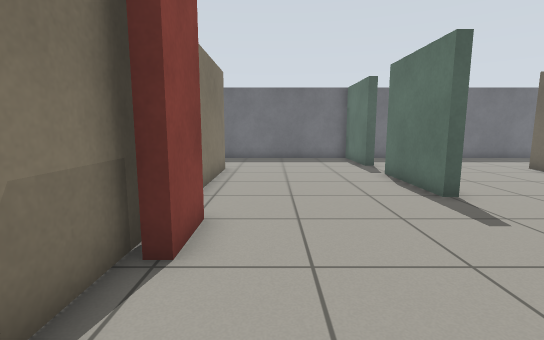
view 1 (above)

17 first-person views from a walk through a world built for the Gazebo simulator. The camera is 0.86 m above the floor, tilts 8° down and sees 85° across. The floor is counted in squares, 0.5 m on a side. Each view is taken from the middle of a square. On the plan, view 1 faces up. The plan holds only what a view shows up to about 15 squares ahead; the rest is blank.

view 2
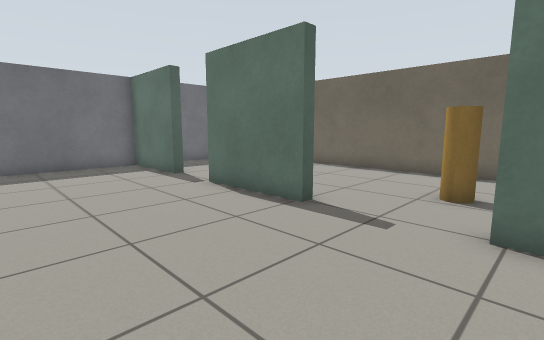

view 3
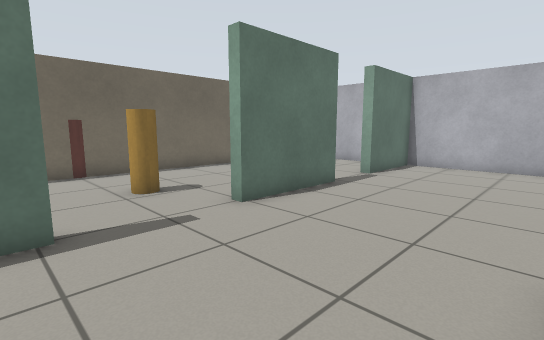

view 4
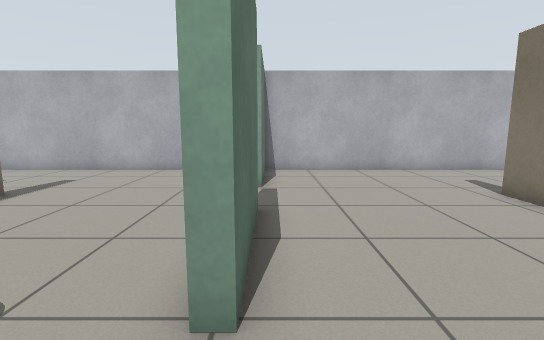

view 5
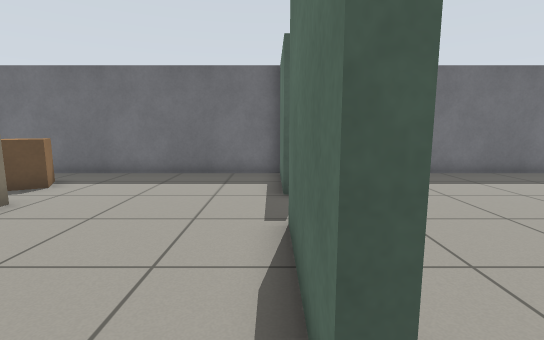

view 6
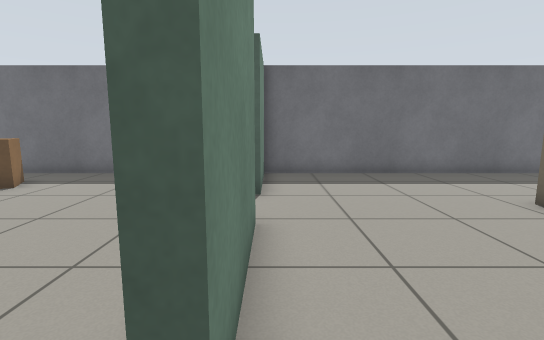

view 7
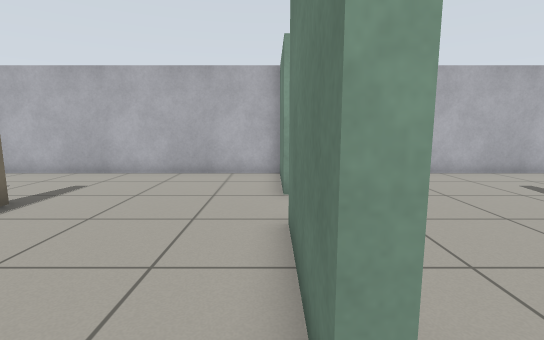

view 8
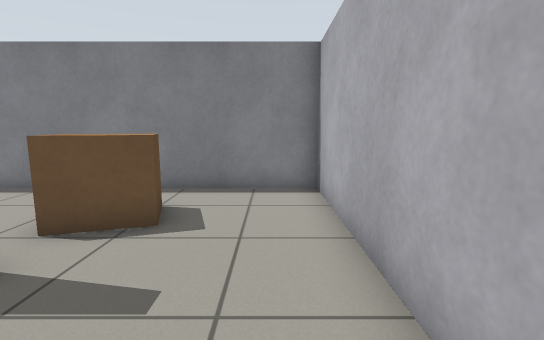

view 9
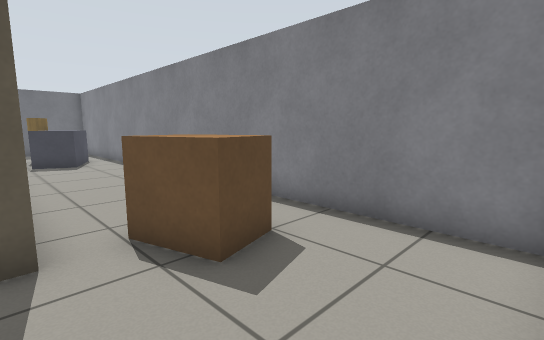

view 10
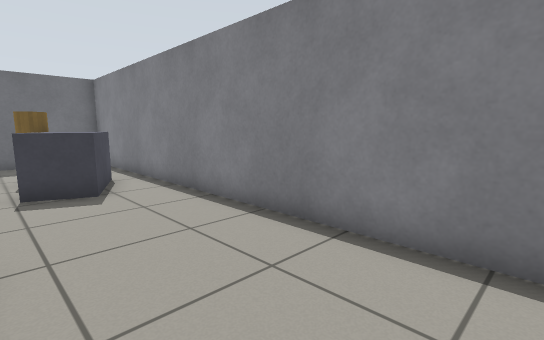

view 11
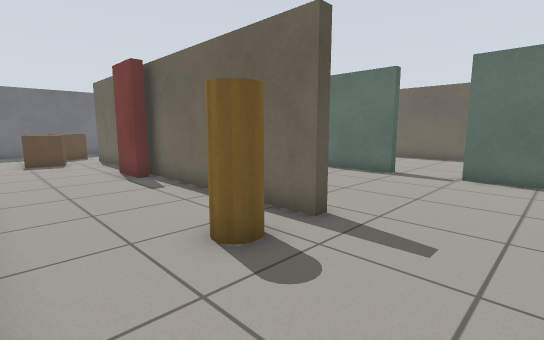

view 12
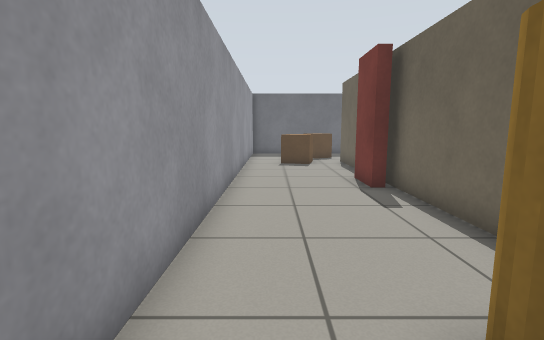

view 13
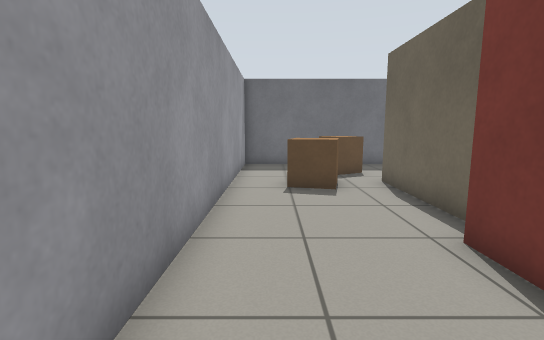

view 14
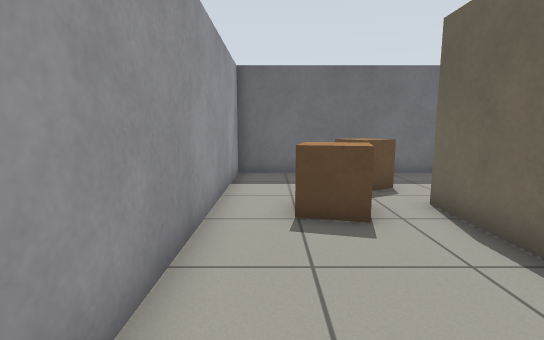

view 15
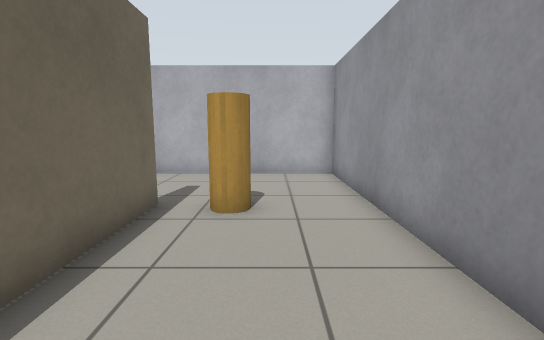

view 16
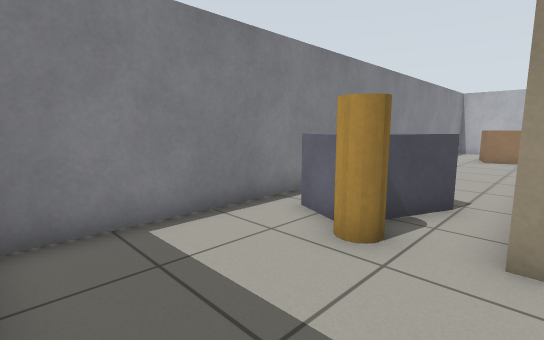

view 17
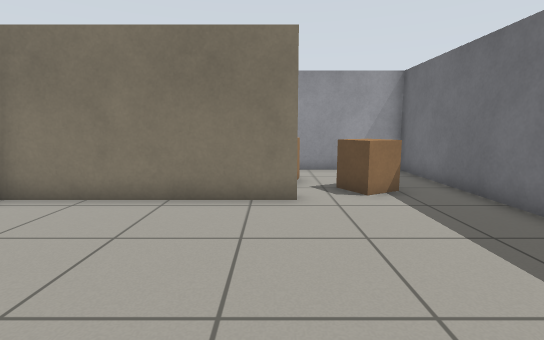

### Floor plan
Points are (right, up) in squares from view 1. A wall is a line through its corners. A room is listed if a view was taken in it or the views show most of it. See-through windows are left out.
Room 1 (views 1, 2, 3, 4, 5, 6, 7, 8, 9, 10, 11, 12, 13, 14, 15, 16, 17)
walls: (4.7, 3.7) (4.7, -0.2) (4.3, -0.2) (4.3, 3.7) (4.7, 3.7); (11, 6.4) (11, 12.6) (11.5, 12.6); (4.7, 11.2) (4.7, 7.3) (4.3, 7.3) (4.3, 11.2); (-2.4, 8.3) (-2.4, 12.6); (-2, -0.4) (-2, -1.6) (-2.4, -1.6) (-2.4, 6.4); (11.5, -1.6) (11, -1.6) (11, 4.6); (-2, 12.6) (-2, 1.9); (4.7, 16.5) (4.7, 13.6) (4.3, 13.6) (4.3, 17.3) (-7.3, 17.3) (-7.3, -6.3) (4.3, -6.3) (4.3, -2.6) (4.7, -2.6) (4.7, -6.3) (16.3, -6.3) (16.3, 17.3) (4.6, 17.3)
objects: crate (-5, 11) to (-4, 13); pillar (-4, -1); crate (-4, 14) to (-3, 15); red box (-3, 6) to (-3, 7); red box (-2, 5); pillar (7, 5); barrel (11, 5) to (11, 6); crate (13, -3) to (14, -1); grey box (13, 10) to (15, 12); pillar (13, 12) to (13, 13)

Positions as (right, up) in squares from view 1, and headings:
1: (0, 0), facing up
2: (-1, 3), facing up-right
3: (-1, 8), facing down-right
4: (4, 6), facing down
5: (4, 6), facing up
6: (5, 6), facing up
7: (5, 5), facing down
8: (8, -5), facing right
9: (11, -6), facing up-right
10: (12, 1), facing up-right
11: (-7, -5), facing up-right
12: (-6, -3), facing up
13: (-6, 3), facing up
14: (-6, 6), facing up
15: (-5, 5), facing down
16: (11, 17), facing down-right
17: (5, 12), facing left
